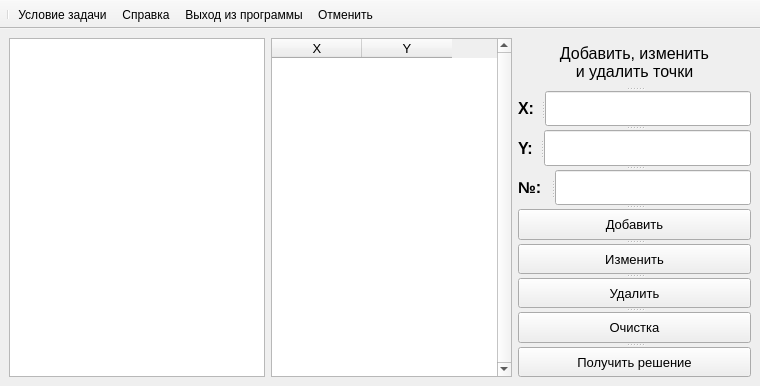
<?xml version="1.0" encoding="UTF-8"?>
<ui version="4.0">
 <class>MainWindow</class>
 <widget class="QMainWindow" name="MainWindow">
  <property name="geometry">
   <rect>
    <x>0</x>
    <y>0</y>
    <width>760</width>
    <height>386</height>
   </rect>
  </property>
  <property name="sizePolicy">
   <sizepolicy hsizetype="Preferred" vsizetype="Preferred">
    <horstretch>0</horstretch>
    <verstretch>0</verstretch>
   </sizepolicy>
  </property>
  <property name="maximumSize">
   <size>
    <width>760</width>
    <height>386</height>
   </size>
  </property>
  <property name="windowTitle">
   <string>Лабораторная работа №1</string>
  </property>
  <widget class="QWidget" name="centralwidget">
   <layout class="QHBoxLayout" name="horizontalLayout_2">
    <item>
     <layout class="QHBoxLayout" name="horizontalLayout">
      <item>
       <widget class="QGraphicsView" name="graph">
        <property name="sizePolicy">
         <sizepolicy hsizetype="Fixed" vsizetype="Fixed">
          <horstretch>0</horstretch>
          <verstretch>0</verstretch>
         </sizepolicy>
        </property>
        <property name="maximumSize">
         <size>
          <width>600</width>
          <height>600</height>
         </size>
        </property>
        <property name="font">
         <font>
          <family>Arial</family>
          <pointsize>10</pointsize>
         </font>
        </property>
        <property name="cursor" stdset="0">
         <cursorShape>CrossCursor</cursorShape>
        </property>
        <property name="verticalScrollBarPolicy">
         <enum>Qt::ScrollBarAlwaysOff</enum>
        </property>
        <property name="horizontalScrollBarPolicy">
         <enum>Qt::ScrollBarAlwaysOff</enum>
        </property>
        <property name="sizeAdjustPolicy">
         <enum>QAbstractScrollArea::AdjustIgnored</enum>
        </property>
        <property name="interactive">
         <bool>true</bool>
        </property>
        <property name="alignment">
         <set>Qt::AlignCenter</set>
        </property>
       </widget>
      </item>
      <item>
       <widget class="QTableWidget" name="cordtable">
        <property name="sizePolicy">
         <sizepolicy hsizetype="Fixed" vsizetype="Fixed">
          <horstretch>0</horstretch>
          <verstretch>0</verstretch>
         </sizepolicy>
        </property>
        <property name="minimumSize">
         <size>
          <width>241</width>
          <height>0</height>
         </size>
        </property>
        <property name="maximumSize">
         <size>
          <width>241</width>
          <height>531</height>
         </size>
        </property>
        <property name="font">
         <font>
          <pointsize>10</pointsize>
         </font>
        </property>
        <property name="verticalScrollBarPolicy">
         <enum>Qt::ScrollBarAlwaysOn</enum>
        </property>
        <property name="horizontalScrollBarPolicy">
         <enum>Qt::ScrollBarAlwaysOff</enum>
        </property>
        <property name="editTriggers">
         <set>QAbstractItemView::NoEditTriggers</set>
        </property>
        <property name="tabKeyNavigation">
         <bool>false</bool>
        </property>
        <property name="showDropIndicator" stdset="0">
         <bool>false</bool>
        </property>
        <property name="dragDropOverwriteMode">
         <bool>false</bool>
        </property>
        <property name="selectionMode">
         <enum>QAbstractItemView::SingleSelection</enum>
        </property>
        <property name="selectionBehavior">
         <enum>QAbstractItemView::SelectRows</enum>
        </property>
        <property name="cornerButtonEnabled">
         <bool>false</bool>
        </property>
        <property name="rowCount">
         <number>0</number>
        </property>
        <attribute name="horizontalHeaderMinimumSectionSize">
         <number>50</number>
        </attribute>
        <attribute name="horizontalHeaderDefaultSectionSize">
         <number>90</number>
        </attribute>
        <attribute name="verticalHeaderMinimumSectionSize">
         <number>30</number>
        </attribute>
        <attribute name="verticalHeaderDefaultSectionSize">
         <number>30</number>
        </attribute>
        <column>
         <property name="text">
          <string>X</string>
         </property>
        </column>
        <column>
         <property name="text">
          <string>Y</string>
         </property>
        </column>
       </widget>
      </item>
     </layout>
    </item>
    <item>
     <layout class="QVBoxLayout" name="verticalLayout_3">
      <item>
       <widget class="QSplitter" name="splitter_5">
        <property name="orientation">
         <enum>Qt::Vertical</enum>
        </property>
        <widget class="QLabel" name="cords">
         <property name="sizePolicy">
          <sizepolicy hsizetype="Fixed" vsizetype="Fixed">
           <horstretch>0</horstretch>
           <verstretch>0</verstretch>
          </sizepolicy>
         </property>
         <property name="font">
          <font>
           <family>Arial</family>
           <pointsize>12</pointsize>
          </font>
         </property>
         <property name="text">
          <string>Добавить, изменить 
и удалить точки</string>
         </property>
         <property name="alignment">
          <set>Qt::AlignCenter</set>
         </property>
        </widget>
        <widget class="QSplitter" name="splitter_4">
         <property name="orientation">
          <enum>Qt::Horizontal</enum>
         </property>
         <widget class="QLabel" name="xlabel">
          <property name="font">
           <font>
            <family>Arial</family>
            <pointsize>12</pointsize>
            <weight>75</weight>
            <bold>true</bold>
           </font>
          </property>
          <property name="text">
           <string>Х:</string>
          </property>
         </widget>
         <widget class="QLineEdit" name="xcord">
          <property name="sizePolicy">
           <sizepolicy hsizetype="Fixed" vsizetype="Fixed">
            <horstretch>0</horstretch>
            <verstretch>0</verstretch>
           </sizepolicy>
          </property>
          <property name="font">
           <font>
            <family>Arial</family>
            <pointsize>12</pointsize>
           </font>
          </property>
          <property name="layoutDirection">
           <enum>Qt::LeftToRight</enum>
          </property>
          <property name="alignment">
           <set>Qt::AlignRight|Qt::AlignTrailing|Qt::AlignVCenter</set>
          </property>
         </widget>
        </widget>
        <widget class="QSplitter" name="splitter_2">
         <property name="orientation">
          <enum>Qt::Horizontal</enum>
         </property>
         <widget class="QLabel" name="ylabel">
          <property name="font">
           <font>
            <family>Arial</family>
            <pointsize>12</pointsize>
            <weight>75</weight>
            <bold>true</bold>
           </font>
          </property>
          <property name="text">
           <string>Y:</string>
          </property>
         </widget>
         <widget class="QLineEdit" name="ycord">
          <property name="sizePolicy">
           <sizepolicy hsizetype="Fixed" vsizetype="Fixed">
            <horstretch>0</horstretch>
            <verstretch>0</verstretch>
           </sizepolicy>
          </property>
          <property name="font">
           <font>
            <family>Arial</family>
            <pointsize>12</pointsize>
           </font>
          </property>
          <property name="alignment">
           <set>Qt::AlignRight|Qt::AlignTrailing|Qt::AlignVCenter</set>
          </property>
         </widget>
        </widget>
        <widget class="QSplitter" name="splitter">
         <property name="orientation">
          <enum>Qt::Horizontal</enum>
         </property>
         <widget class="QLabel" name="deletepointlabel">
          <property name="font">
           <font>
            <family>Arial</family>
            <pointsize>12</pointsize>
            <weight>75</weight>
            <bold>true</bold>
           </font>
          </property>
          <property name="text">
           <string>№:</string>
          </property>
         </widget>
         <widget class="QLineEdit" name="num">
          <property name="sizePolicy">
           <sizepolicy hsizetype="Fixed" vsizetype="Fixed">
            <horstretch>0</horstretch>
            <verstretch>0</verstretch>
           </sizepolicy>
          </property>
          <property name="font">
           <font>
            <family>Arial</family>
            <pointsize>12</pointsize>
           </font>
          </property>
          <property name="layoutDirection">
           <enum>Qt::LeftToRight</enum>
          </property>
          <property name="alignment">
           <set>Qt::AlignRight|Qt::AlignTrailing|Qt::AlignVCenter</set>
          </property>
         </widget>
        </widget>
        <widget class="QPushButton" name="addbutton">
         <property name="font">
          <font>
           <family>Arial</family>
           <pointsize>10</pointsize>
          </font>
         </property>
         <property name="text">
          <string>Добавить</string>
         </property>
        </widget>
        <widget class="QPushButton" name="change">
         <property name="font">
          <font>
           <family>Arial</family>
           <pointsize>10</pointsize>
          </font>
         </property>
         <property name="text">
          <string>Изменить</string>
         </property>
        </widget>
        <widget class="QPushButton" name="deletepointbutton">
         <property name="font">
          <font>
           <family>Arial</family>
           <pointsize>10</pointsize>
          </font>
         </property>
         <property name="text">
          <string>Удалить</string>
         </property>
        </widget>
        <widget class="QPushButton" name="clear">
         <property name="font">
          <font>
           <family>Arial</family>
           <pointsize>10</pointsize>
          </font>
         </property>
         <property name="text">
          <string>Очистка</string>
         </property>
        </widget>
        <widget class="QPushButton" name="solve">
         <property name="font">
          <font>
           <family>Arial</family>
           <pointsize>10</pointsize>
          </font>
         </property>
         <property name="text">
          <string>Получить решение</string>
         </property>
        </widget>
       </widget>
      </item>
     </layout>
    </item>
   </layout>
  </widget>
  <widget class="QToolBar" name="toolBar">
   <property name="windowTitle">
    <string>toolBar</string>
   </property>
   <property name="movable">
    <bool>false</bool>
   </property>
   <attribute name="toolBarArea">
    <enum>TopToolBarArea</enum>
   </attribute>
   <attribute name="toolBarBreak">
    <bool>false</bool>
   </attribute>
   <addaction name="separator"/>
   <addaction name="task"/>
   <addaction name="reference"/>
   <addaction name="exit"/>
   <addaction name="undo"/>
  </widget>
  <action name="task">
   <property name="icon">
    <iconset resource="resource.qrc">
     <normaloff>:/img/images/task.png</normaloff>:/img/images/task.png</iconset>
   </property>
   <property name="text">
    <string>Условие задачи</string>
   </property>
  </action>
  <action name="undo">
   <property name="icon">
    <iconset resource="resource.qrc">
     <normaloff>:/img/images/undo.png</normaloff>:/img/images/undo.png</iconset>
   </property>
   <property name="text">
    <string>Отменить</string>
   </property>
  </action>
  <action name="redo">
   <property name="icon">
    <iconset resource="resource.qrc">
     <normaloff>:/img/images/redo.png</normaloff>:/img/images/redo.png</iconset>
   </property>
   <property name="text">
    <string>Вернуть</string>
   </property>
  </action>
  <action name="exit">
   <property name="icon">
    <iconset resource="resource.qrc">
     <normaloff>:/img/images/exit.png</normaloff>:/img/images/exit.png</iconset>
   </property>
   <property name="text">
    <string>Выход из программы</string>
   </property>
  </action>
  <action name="reference">
   <property name="icon">
    <iconset resource="resource.qrc">
     <normaloff>:/img/images/reference.png</normaloff>:/img/images/reference.png</iconset>
   </property>
   <property name="text">
    <string>Справка</string>
   </property>
  </action>
 </widget>
 <resources>
  <include location="resource.qrc"/>
 </resources>
 <connections/>
</ui>
